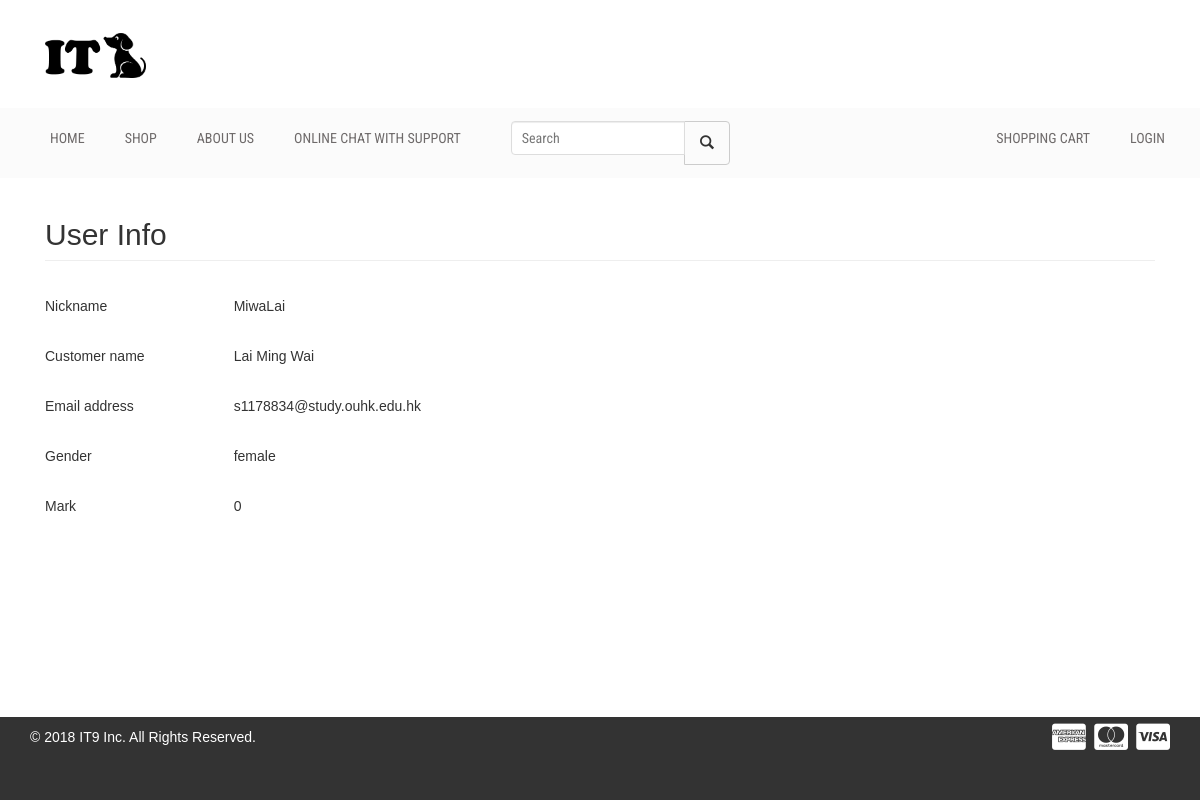
/others_info.php?email=s1178834@study.ouhk.edu.hk, run on the app's committed database.
### tables this page shows
CREATE TABLE `personal_info` (
  `Name` varchar(20) NOT NULL,
  `FirstName` varchar(20) NOT NULL,
  `LastName` varchar(20) NOT NULL,
  `Email_Address` varchar(50) NOT NULL,
  `Gender` varchar(6) NOT NULL,
  `Create_Date` date NOT NULL
);

### others_info.php (the view, shortened to what this page needs)
<?php
include_once 'header.php';
include_once 'db_conn.php';
$query16 = "SELECT * FROM personal_info WHERE Email_Address = '".$_GET['email']."'";
$query17 = 'SELECT COUNT(Islike) FROM product_info WHERE Seller_Email = "'.$_GET['email'].'"' . " AND Islike = 'L'";
$query18 = 'SELECT COUNT(Islike) FROM product_info WHERE Seller_Email = "'.$_GET['email'].'"' . " AND Islike = 'D'";
$result = mysqli_query($conn, $query16);
$L = mysqli_query($conn, $query17);
$D = mysqli_query($conn, $query18);
$like_point = 0;
if(($C_L = mysqli_fetch_array($L)) && ($C_D = mysqli_fetch_array($D))){
    $like_point = $like_point + $C_L[0] - $C_D[0];
}
while ($row1 = mysqli_fetch_array($result)) {
    echo '<div class="container" style="margin-bottom: 40px;">';
    echo '<div class="col-md-12">';
    echo '<h2 class="page-header">User Info</h2>';
    echo '<table  style="width:100%">';
    echo '<tr><td style="padding: 15px 0px; width: 17%;">Nickname</td><td style="padding: 15px 0px; width: 83%;">' . $row1["Name"] . "</td></tr>";
    echo '<tr><td style="padding: 15px 0px; width: 17%;">Customer name</td><td style="padding: 15px 0px; width: 83%;">' . $row1["LastName"] . " " . $row1["FirstName"] . "</td></tr>";
    echo '<tr><td style="padding: 15px 0px; width: 17%;">Email address</td><td style="padding: 15px 0px; width: 83%;">' . $row1["Email_Address"] . "</td></tr>";
    echo '<tr><td style="padding: 15px 0px; width: 17%;">Gender</td><td style="padding: 15px 0px; width: 83%;">' . $row1["Gender"] . "</td></tr>";
    echo '<tr><td style="padding: 15px 0px; width: 17%;">Mark</td><td style="padding: 15px 0px; width: 83%;">' . $like_point . "</td></tr>";
    echo '</table>';
}
?>
</div>
</div>
<?php
    include_once 'footer.php';
?>

### style.css (style rules this page uses)
h1, h2, h3, h4, h5, h6 { margin: 0 0 15px; }
body { font-family:Arial, Helvetica, sans-serif; }

### header.php (style rules this page uses)
body { margin: 0; display: flex; min-height: 100vh; flex-direction: column; }

### data on the page
personal_info: Name "MiwaLai", LastName "Lai", FirstName "Ming Wai", Email_Address "s1178834@study.ouhk.edu.hk", Gender "female", like_point "0"
